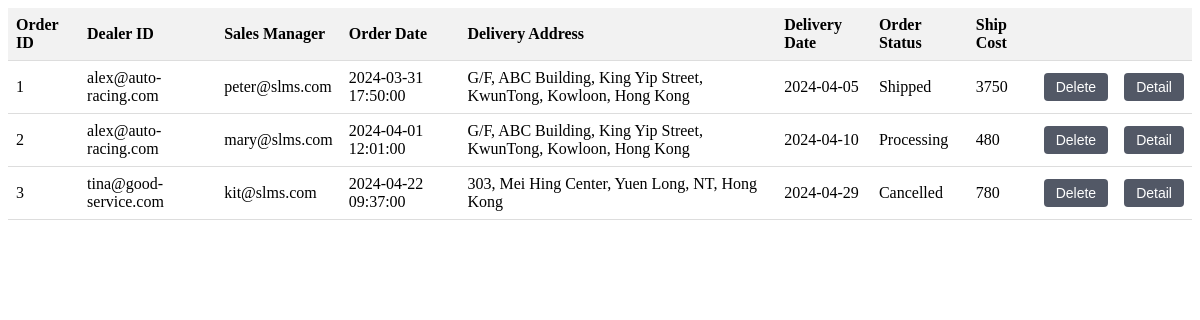
The page /4523html&css/php/loadrecord.php on the database its author committed.
### tables this page shows
CREATE TABLE Orders (
    orderID INT(10) NOT NULL,
    dealerID VARCHAR(50) NOT NULL,
    salesManagerID VARCHAR(50) NOT NULL,
    orderDateTime DATETIME NOT NULL,
    deliveryAddress VARCHAR(255) NOT NULL,
    deliveryDate DATE NOT NULL,
    orderStatus VARCHAR(50) NOT NULL,
    shipCost INT(5) NOT NULL,
    PRIMARY KEY (orderID)
);

### 4523html&css/php/loadrecord.php (the view, shortened to what this page needs)
<!DOCTYPE html>
<html>
    <link rel="stylesheet" type="text/css" href="../css/item.css">
<?php
$servername = "127.0.0.1";
$username = "root";
$password = "";
$dbname = "projectdb";
$conn = new mysqli($servername, $username, $password, $dbname);
$sql = "SELECT * FROM orders";
$result = $conn->query($sql);
if ($result->num_rows > 0) {
    echo "
    <script>
        function redirectToNewPage() {
            parent.location.href = '../order record.html';
        }
        function deleteorderRecord(orderID) {
           if (confirm('Are you sure you want to delete this order rcord?')) {
               var xhr = new XMLHttpRequest();
               xhr.open('POST', 'deleterecord.php', true);
               xhr.setRequestHeader('Content-Type', 'application/x-www-form-urlencoded');
               xhr.onreadystatechange = function () {
                   if (xhr.readyState == 4 && xhr.status == 200) {
                       alert(xhr.responseText);
                       location.reload(); // Reload the page to reflect the changes
                   }
               };
               xhr.send('orderID=' + orderID);
           }
        }
        function orderDetail(OrderID) {
        window.location.href = 'OrderDetail.php?OrderID=' + OrderID;
    }
    </script>
    <table  class='order-table'>
    <tr>
    <th>Order ID</th>
    <th>Dealer ID</th>
    <th>Sales Manager</th>
    <th>Order Date</th>
    <th>Delivery Address</th>
    <th>Delivery Date</th>
    <th>Order Status</th>
    <th>Ship Cost</th>
    <th></th>
    <th></th>
    </tr>";
    while($row = $result->fetch_assoc()) {
        echo "<tr>
        <td>".$row["orderID"]."</td>
        <td>".$row["dealerID"]."</td>
        <td>".$row["salesManagerID"]."</td>
        <td>".$row["orderDateTime"]."</td>
        <td>".$row["deliveryAddress"]."</td>
        <td>".$row["deliveryDate"]."</td>
        <td>".$row["orderStatus"]."</td>
        <td>".$row["shipCost"]."</td>
        <td>
          <button onclick='deleteorderRecord(".$row["orderID"].")'>Delete</button>
        </td>
        <td>
          <button onclick='orderDetail(".$row["orderID"].")'>Detail</button>
        </td>
        </tr>";
    }
    echo "</table>";
} else {
    echo "0 results";
}
?>
</html>

### 4523html&css/css/item.css (style rules this page uses)
.order-table { width: 100%; border-collapse: collapse; border: none; }
.order-table th, .order-table td { padding: 8px; text-align: left; border-bottom: 1px solid #ddd; }
.order-table th { background-color: #f2f2f2; }
button { padding: 6px 12px; font-size: 14px; background-color: #525866; color: white; border: none; border-radius: 4px; cursor: pointer; }

### rows shown on the page
orders: orderID "1", dealerID "alex@auto-racing.com", salesManagerID "peter@slms.com", orderDateTime "2024-03-31 17:50:00", deliveryAddress "G/F, ABC Building, King Yip Street, KwunTong, Kowloon, Hong Kong", deliveryDate "2024-04-05", orderStatus "Shipped", shipCost "3750"
orders: orderID "2", dealerID "alex@auto-racing.com", salesManagerID "mary@slms.com", orderDateTime "2024-04-01 12:01:00", deliveryAddress "G/F, ABC Building, King Yip Street, KwunTong, Kowloon, Hong Kong", deliveryDate "2024-04-10", orderStatus "Processing", shipCost "480"
orders: orderID "3", dealerID "tina@good-service.com", salesManagerID "kit@slms.com", orderDateTime "2024-04-22 09:37:00", deliveryAddress "303, Mei Hing Center, Yuen Long, NT, Hong Kong", deliveryDate "2024-04-29", orderStatus "Cancelled", shipCost "780"
